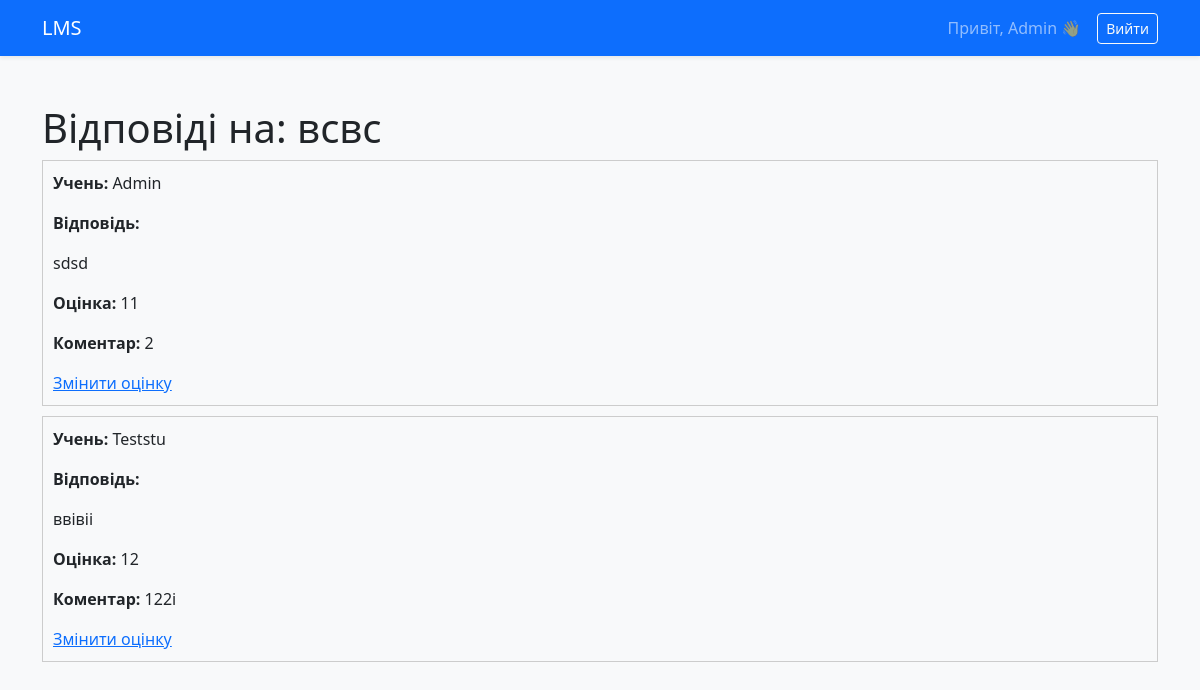
Screenshot of /assignment/5/submissions/ (signed in) with the database file from the repository.
### lms/models.py (models this page shows, shortened)
class Assignment(models.Model):
    lesson = models.ForeignKey(Lesson, on_delete=models.CASCADE, related_name='assignments')
    title = models.CharField(max_length=200)
    description = models.TextField()
    deadline = models.DateTimeField()

class Submission(models.Model):
    assignment = models.ForeignKey(Assignment, on_delete=models.CASCADE)
    student = models.ForeignKey(User, on_delete=models.CASCADE)
    answer = models.TextField()
    submitted_at = models.DateTimeField(auto_now_add=True)
    class Meta:
        unique_together = ('assignment', 'student')

class Grade(models.Model):
    submission = models.OneToOneField(Submission, on_delete=models.CASCADE)
    score = models.IntegerField()
    feedback = models.TextField(blank=True)

### lms/views.py (the view)
@login_required
@teacher_required
def assignment_submissions(request, assignment_id):
    assignment = get_object_or_404(Assignment, id=assignment_id)
    submissions = Submission.objects.filter(assignment=assignment)
    return render(request, 'lms/assignment_submissions.html', {
        'assignment': assignment,
        'submissions': submissions
    })

### lms/views.py (called while the page is built)
def teacher_required(view_func):
    @wraps(view_func)
    def _wrapped_view(request, *args, **kwargs):
        if request.user.is_authenticated:
            if not hasattr(request.user, 'profile'):
                Profile.objects.create(user=request.user, role='student')
            if request.user.profile.role in ['teacher', 'admin'] or request.user.is_superuser:
                return view_func(request, *args, **kwargs)
        return HttpResponseForbidden("Доступ заборонено: потрібен викладач")
    return _wrapped_view

### lms/templates/lms/assignment_submissions.html (shortened to what this page needs)
{% extends "base.html" %}
{% block content %}
<h1>Відповіді на: {{ assignment.title }}</h1>
{% for submission in submissions %}
  <div style="border:1px solid #ccc; padding:10px; margin-bottom:10px;">
    <p><strong>Учень:</strong> {{ submission.student.username }}</p>
    <p><strong>Відповідь:</strong></p>
    <p>{{ submission.answer }}</p>
    {% if submission.grade %}
      <p><strong>Оцінка:</strong> {{ submission.grade.score }}</p>
      <p><strong>Коментар:</strong> {{ submission.grade.feedback }}</p>
      <a href="{% url 'grade_submission' submission.id %}">
        Змінити оцінку
      </a>
    {% else %}
      <a href="{% url 'grade_submission' submission.id %}">
        Оцінити
      </a>
    {% endif %}
  </div>
{% empty %}
  <p>Ще ніхто не здав завдання</p>
{% endfor %}
{% endblock %}

### lms/templates/base.html (shortened to what this page needs)
<!DOCTYPE html>
<html lang="uk">
<head>
    <link href="https://cdn.jsdelivr.net/npm/bootstrap@5.3.2/dist/css/bootstrap.min.css" rel="stylesheet">
</head>
<body class="bg-light">
<nav class="navbar navbar-expand-lg navbar-dark bg-primary shadow-sm">
    <div class="container">
        <a class="navbar-brand" href="{% url 'home' %}">LMS</a>
        <div class="collapse navbar-collapse justify-content-end">
            {% if user.is_authenticated %}
                <span class="navbar-text me-3">
                    Привіт, {{ user.username }} 👋
                </span>
                <form method="post" action="{% url 'logout' %}">
                    <button class="btn btn-outline-light btn-sm">
                        Вийти
                    </button>
                </form>
            {% else %}
                <a href="{% url 'login' %}" class="btn btn-light btn-sm me-2">Увійти</a>
                <a href="{% url 'register' %}" class="btn btn-warning btn-sm">Реєстрація</a>
            {% endif %}
        </div>
    </div>
</nav>
<div class="container mt-5">
    {% block content %}
    {% endblock %}
</div>
</body>
</html>

### rows the page displays
Assignment: title "всвс"
Submission: student.username "Admin", answer "sdsd", grade.score "11", grade.feedback "2"
Submission: student.username "Teststu", answer "ввівіі", grade.score "12", grade.feedback "122і"

### other values shown
{{ user.username }} "Admin"
